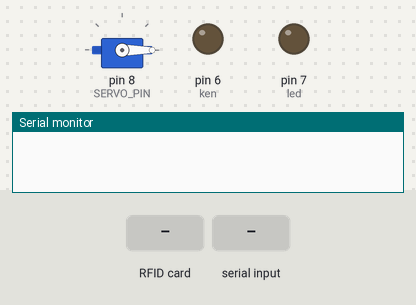
Simulated run of this sketch. Board: Arduino Uno, built with avr-gcc and run on an emulated ATmega328P. Parts: servo, output pins drawn as LEDs (lit = HIGH), the last lines printed to the serial monitor. Dashed ring = blinking. Inputs (shaded band) come from the test bench. Pins used as bus, display or sensor lines are not drawn.

Above: at 1.2 s.
1.3 s: RFID card 5E 7A 19 C4 held to the reader
At 1.55 s:
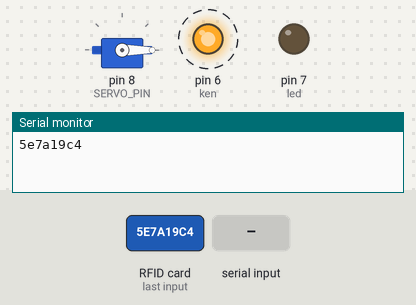
3.1 s: "1" received over Serial
At 3.9 s:
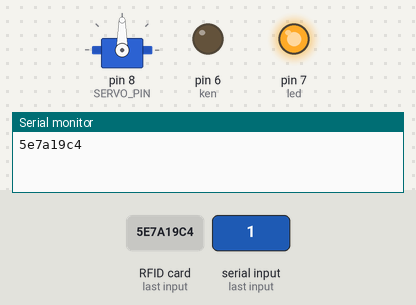
Timing chart, 0 to 6.1 s (numbered marks = the images above; inputs shaded):
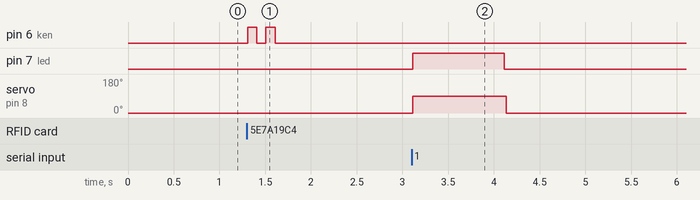

Measured:
- after the input at 1.3 s, pin 6 (ken): alternates HIGH for 0.10 s and LOW for 0.10 s, 4 changes in all, then stays LOW, starting at once
- after the input at 3.1 s, pin 7 (led): LOW → HIGH at once, → LOW 1.0 s later; servo on pin 8 (SERVO_PIN): 0° → 90° at once, → 0° 1.0 s later

The sketch:

RFID.ino
```cpp
#include <SPI.h>
#include <MFRC522.h>
#include <Servo.h>
#define SERVO_PIN 8

#define SS_PIN 10
#define RST_PIN 9
MFRC522 mfrc522(SS_PIN, RST_PIN);
Servo servo;

int ken = 6;
int led = 7;


void DocDuLieu()
{
  if(Serial.available())
      {
      if (Serial.read() == '1')
       {
        digitalWrite(led,1);
        servo.write(90);
        delay(1000);
        digitalWrite(led,0);
        }
      }
}

void setup()
{

  Serial.begin(115200);
  SPI.begin();
  mfrc522.PCD_Init();   // Initiate MFRC522
  pinMode(led,OUTPUT);
  pinMode(ken,OUTPUT);
  servo.attach(SERVO_PIN);
}

void loop()
{
    servo.write(0);
    DocDuLieu();
  if ( ! mfrc522.PICC_IsNewCardPresent())
  {
    return;
  }
  if (mfrc522.PICC_ReadCardSerial())
  {
      String content= "";
      digitalWrite(ken,1);
        for (byte i = 0; i < mfrc522.uid.size; i++)
        {
           //Serial.print(mfrc522.uid.uidByte[i] < 0x10 ? " 0" : " ");
           //Serial.print(mfrc522.uid.uidByte[i], HEX);
           content.concat(String(mfrc522.uid.uidByte[i] < 0x10 ? "0":""));
           content.concat(String(mfrc522.uid.uidByte[i],HEX));
        }
      Serial.print(content);
      delay(100);
      digitalWrite(ken,0);
      delay(100);
      digitalWrite(ken,1);
      delay(100);
      digitalWrite(ken,0);
      DocDuLieu();
  }
  Serial.println();
  //delay(500);
}
```
